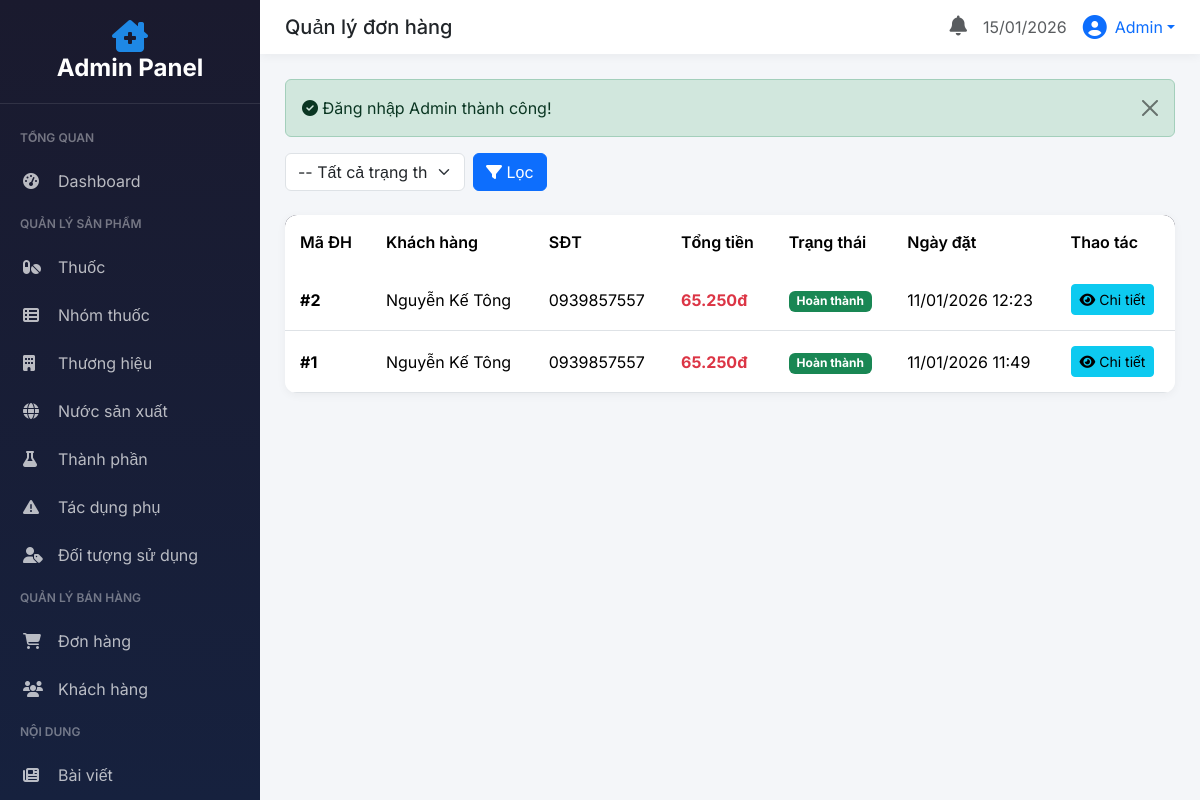
Screenshot of /php/admin/?controller=don-hang (signed in) with the database file from the repository.
### tables this page shows
CREATE TABLE `don_hang` (
  `MaDonHang` int(11) NOT NULL,
  `MaNguoiDung` int(11) NOT NULL,
  `NgayDatHang` datetime DEFAULT current_timestamp(),
  `TongTien` decimal(15,2) DEFAULT NULL,
  `TrangThai` varchar(50) DEFAULT 'Chờ xác nhận',
  `PhuongThucThanhToan` varchar(50) DEFAULT NULL,
  `DiaChiGiaoHang` varchar(500) DEFAULT NULL,
  `DaThanhToan` tinyint(1) DEFAULT 0
);

CREATE TABLE `nguoi_dung` (
  `MaNguoiDung` int(11) NOT NULL,
  `HoTen` varchar(100) DEFAULT NULL,
  `SoDienThoai` varchar(15) DEFAULT NULL,
  `Email` varchar(255) DEFAULT NULL,
  `MatKhau` varchar(255) DEFAULT NULL,
  `GoogleId` varchar(255) DEFAULT NULL,
  `Avatar` varchar(500) DEFAULT NULL,
  `LoaiDangNhap` enum('Phone','Google','Email') DEFAULT 'Phone',
  `DiaChi` varchar(500) DEFAULT NULL,
  `OTP` varchar(6) DEFAULT NULL,
  `OTP_Expire` datetime DEFAULT NULL,
  `NgayTao` datetime DEFAULT current_timestamp(),
  `VaiTro` enum('User','Admin') DEFAULT 'User'
);

### php/admin/controllers/DonHangController.php (called while the page is built, shortened)
<?php
class DonHangController extends AdminController
{
    public function index()
    {
        $trangThai = $_GET['trangThai'] ?? '';
        $sql = "SELECT dh.*, nd.HoTen, nd.SoDienThoai,
                (SELECT COUNT(*) FROM chi_tiet_don_hang WHERE MaDonHang = dh.MaDonHang) as SoSanPham
                FROM don_hang dh
                LEFT JOIN nguoi_dung nd ON dh.MaNguoiDung = nd.MaNguoiDung
                WHERE 1=1";
        $params = [];
        $sql .= " ORDER BY dh.NgayDatHang DESC";
        $stmt = $this->db->prepare($sql);
        $stmt->execute($params);
        $danhSach = $stmt->fetchAll(PDO::FETCH_ASSOC);
        $this->view('don-hang/index', [
            'title' => 'Quản lý đơn hàng',
            'danhSach' => $danhSach,
            'trangThaiFilter' => $trangThai
        ]);
    }
}

### php/config/database.php (called while the page is built)
<?php
class Database
{
    private static $instance = null;
    private $conn;
    private function __construct()
    {
        try {
            $this->conn = new PDO(
                "mysql:host=" . DB_HOST . ";dbname=" . DB_NAME . ";charset=utf8mb4",
                DB_USER,
                DB_PASS,
                [
                    PDO::ATTR_ERRMODE => PDO::ERRMODE_EXCEPTION,
                    PDO::ATTR_DEFAULT_FETCH_MODE => PDO::FETCH_ASSOC,
                    PDO::ATTR_EMULATE_PREPARES => false
                ]
            );
        } catch (PDOException $e) {
            die("Lỗi kết nối database: " . $e->getMessage());
        }
    }
    public static function getInstance()
    {
        if (self::$instance === null) {
            self::$instance = new self();
        }
        return self::$instance;
    }
    public function getConnection()
    {
        return $this->conn;
    }
}

### php/admin/views/don-hang/index.php (the view, shortened to what this page needs)
<div class="mb-4">
    <form method="get" class="d-flex gap-2 flex-wrap">
        <select name="trangThai" class="form-select" style="width: 180px;">
            <option value="">-- Tất cả trạng thái --</option>
        </select>
        <button type="submit" class="btn btn-primary"><i class="fas fa-filter"></i> Lọc</button>
    </form>
</div>
<div class="admin-table">
    <table class="table table-hover">
        <thead>
            <tr>
                <th>Mã ĐH</th>
                <th>Khách hàng</th>
                <th>SĐT</th>
                <th>Tổng tiền</th>
                <th>Trạng thái</th>
                <th>Ngày đặt</th>
                <th>Thao tác</th>
            </tr>
        </thead>
        <tbody>
            <?php if (!empty($danhSach)): ?>
                <?php foreach ($danhSach as $item): ?>
                    <tr>
                        <td><strong>#<?= $item['MaDonHang'] ?></strong></td>
                        <td><?= htmlspecialchars($item['HoTen'] ?? 'N/A') ?></td>
                        <td><?= htmlspecialchars($item['SoDienThoai'] ?? '') ?></td>
                        <td class="text-danger fw-bold"><?= number_format($item['TongTien'] ?? 0, 0, ',', '.') ?>đ</td>
                        <td>
                            <?php
                            switch ($item['TrangThai']) {
                                case 'Hoan thanh': echo '<span class="badge bg-success">Hoàn thành</span>'; break;
                            }
                            ?>
                        </td>
                        <td><?= date('d/m/Y H:i', strtotime($item['NgayDatHang'])) ?></td>
                        <td>
                            <a href="<?= BASE_URL ?>/admin/?controller=don-hang&action=details&id=<?= $item['MaDonHang'] ?>" class="btn btn-sm btn-info">
                                <i class="fas fa-eye"></i> Chi tiết
                            </a>
                        </td>
                    </tr>
                <?php endforeach; ?>
            <?php endif; ?>
        </tbody>
    </table>
</div>

### php/admin/views/layouts/admin-layout.php (style rules this page uses)
:root { --sidebar-width: 260px; --primary: #1E88E5; --primary-dark: #1565C0; --dark: #1a1a2e; --dark-light: #16213e; }
body { font-family: 'Inter', sans-serif; background: #f4f6f9; }
.admin-table { background: #fff; border-radius: 12px; overflow: hidden; box-shadow: 0 2px 10px rgba(0,0,0,0.05); }
.admin-table .table { margin: 0; }
.admin-table thead { background: var(--dark); color: #fff; }
.admin-table th { font-weight: 600; padding: 15px; border: none; }
.admin-table td { padding: 15px; vertical-align: middle; }

### rows the page displays
don_hang: MaDonHang "2", MaNguoiDung.HoTen "Nguyễn Kế Tông", MaNguoiDung.SoDienThoai "0939857557", TongTien "65.250", TrangThai "Hoàn thành", NgayDatHang "11/01/2026 12:23"
don_hang: MaDonHang "1", MaNguoiDung.HoTen "Nguyễn Kế Tông", MaNguoiDung.SoDienThoai "0939857557", TongTien "65.250", TrangThai "Hoàn thành", NgayDatHang "11/01/2026 11:49"

### other values shown
$title "Quản lý đơn hàng"
$adminName "Admin"
$_SESSION['flash']['success'] "Đăng nhập Admin thành công!"
